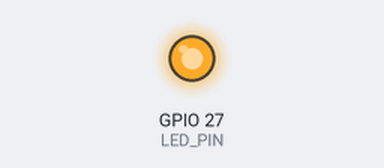
The sketch below on a simulated ESP32. On the bench: output pins drawn as LEDs (lit = HIGH). What the sketch prints to the serial monitor is not drawn. At 4.0 s the program puts the board to deep sleep or switches it off; the recording ends there.

Above: at 0.1 s.
At 3.1 s:
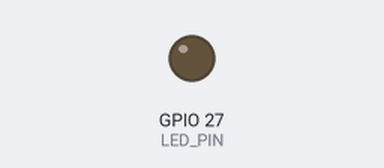
Timing chart, 0 to 4.0 s (numbered marks = the images above):
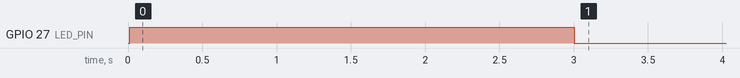

The sketch:

DeepSleepTestESP32.ino
```cpp
#include <Arduino.h>
#include "SleepManagment.h"
#include "driver/rtc_io.h"

unsigned long currentMillis;

void setup() {
  Serial.begin(115200);

  pinMode(LED_PIN,OUTPUT);
  pinMode(BUTTON_PIN,INPUT);

  checkIfWakeingUp();
  rtc_gpio_isolate(BUTTON_PIN);
  delay(10);

  esp_sleep_enable_ext0_wakeup(BUTTON_PIN, 1); // Wake on HIGH level
}

void loop() {
  currentMillis = millis();

  digitalWrite(LED_PIN,HIGH);  // ESP32 actively running code
  count++;
  Serial.print("COUNT: ");
  Serial.println(count);

  checkForSleep(currentMillis);
}
```

SleepManagment.h
```cpp
unsigned long prevButtonPress;

// variables will survive after deep sleep
RTC_DATA_ATTR int count;
RTC_DATA_ATTR unsigned long sleepEntryTime = 0;
RTC_DATA_ATTR int bootCount = 0;

#define BUTTON_PIN GPIO_NUM_35
#define LED_PIN 27
#define uS_TO_S_FACTOR 1000000  // Conversion factor for microseconds to seconds
#define TIME_UNTIL_SLEEP 3000 // 3secs
#define BUFFER 2000 // wait 2sec to prevent rapi

void trackButtonPress() {
  if (digitalRead(32)){
    prevButtonPress = millis();
    Serial.print("BUTTON PRESSED");
  }
}

void checkIfWakeingUp(){
  esp_sleep_wakeup_cause_t wakeup_reason;
  wakeup_reason = esp_sleep_get_wakeup_cause();

  bootCount++;
  Serial.println("Boot no. " + String(bootCount));

  switch(wakeup_reason){
    case ESP_SLEEP_WAKEUP_EXT0 : Serial.println("Wakeup caused by external signal using RTC_IO"); break;
    case ESP_SLEEP_WAKEUP_TIMER : Serial.println("Wakeup caused by timer"); break;
    case ESP_SLEEP_WAKEUP_TOUCHPAD : Serial.println("Wakeup caused by touchpad"); break;
    default : Serial.printf("Wakeup was not caused by Deep Sleep: %d\n",wakeup_reason); break;
  }
}


void enterDeepSleep(){
  Serial.println("ENTERING DEEP SLEEP...");
  digitalWrite(27,LOW);
  esp_sleep_disable_wakeup_source(ESP_SLEEP_WAKEUP_TIMER);
  delay(10);

  Serial.flush();
  esp_deep_sleep_start();
}

void checkForSleep(unsigned long currentMillis){
  currentMillis = millis();
  if (currentMillis - prevButtonPress >= TIME_UNTIL_SLEEP) { // if the button isnt pressed once every five seconds, enter light sleep
    Serial.println("PREPARING TO ENTER LIGHT SLEEP");
    if (sleepEntryTime == 0) {
      sleepEntryTime = millis();
    }
    if (currentMillis - sleepEntryTime >= BUFFER) {
      Serial.println("ENTERING LIGHT SLEEP...");
      digitalWrite(27,LOW);
      delay(10);
      esp_sleep_enable_timer_wakeup(3 * uS_TO_S_FACTOR); // 3 second
      Serial.flush();
      esp_light_sleep_start();

      // if light sleep time passed without a button press, enter deep sleep
      enterDeepSleep();
    } else {
      sleepEntryTime = 0;
    }
  }
}
```

Measured:
- by itself, GPIO 27 (LED_PIN): LOW → HIGH at 0.01 s, → LOW 3.0 s later
